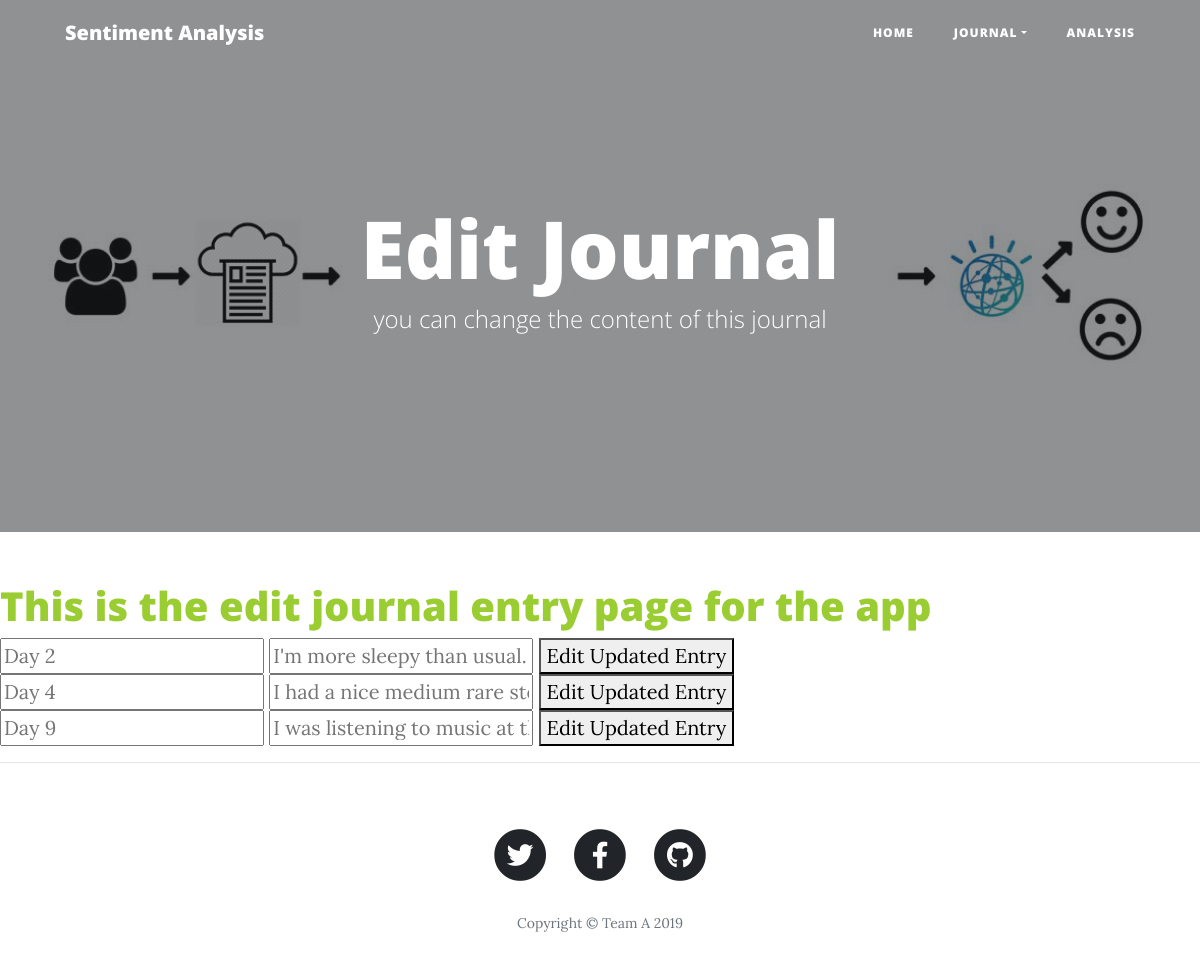
Page /edit/1 on the earlier database version.
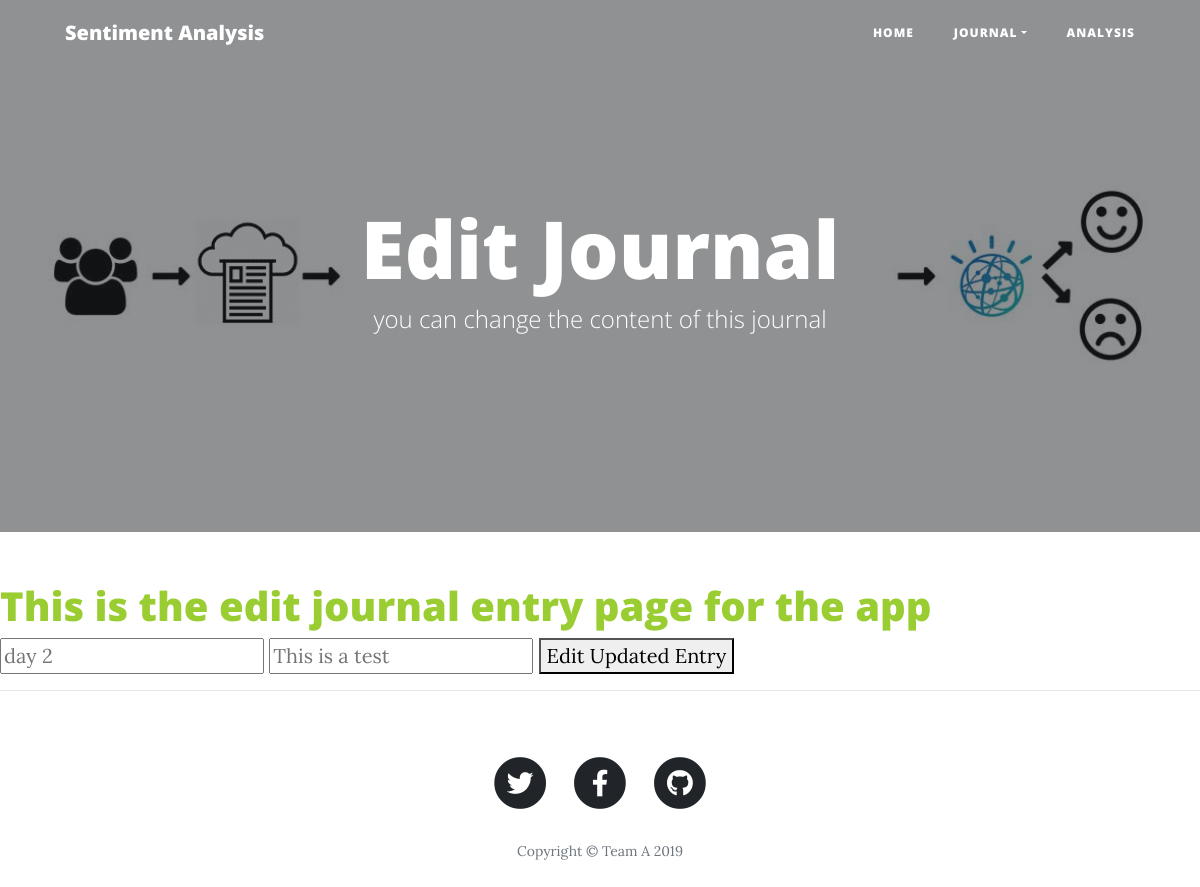
Same page on the later database version.
### app/main/models.py (models this page shows)
class JournalEntry(db.Model):
    __tablename__ = "JournalEntry"
    EntryID = db.Column(db.Integer, primary_key=True, nullable = False, autoincrement = True)
    EntryTitle = db.Column(db.String)
    EntryText = db.Column(db.String)
    Date_Time = db.Column(db.DateTime)
    EntryEmotion = db.Column(db.String)
    J_ID = db.Column(db.Integer, db.ForeignKey('Journal.JournalID'), nullable = False)

### app/main/routes.py (the view)
@bp.route('/edit/<int:EntryID>', methods = ['GET', 'POST', 'PUT'])
def edit(EntryID):
    entry = JournalEntry.query.get(EntryID)
    entries = JournalEntry.query.all()
    if (request.method == "POST"):
        entry.EntryTitle = request.form.get("newtitle")
        entry.EntryText = request.form.get("newtext")
        return render_template('journal.html', entries = entries)
    return render_template('edit.html' , entries = entries)

### app/main/templates/edit.html (shortened to what this page needs)
{% extends 'base.html' %}
{% block header %}
      <header class="masthead" style="background-image: url('/static/img/index-b.jpg')">
    <div class="overlay"></div>
    <div class="container">
      <div class="row">
        <div class="col-lg-8 col-md-10 mx-auto">
          <div class="site-heading">
            <h1>Edit Journal</h1>
            <span class="subheading">you can change the content of this journal</span>
          </div>
        </div>
      </div>
    </div>
  </header>
{% endblock %}
        {% block content%}
        <h1 style= "color:yellowgreen;">This is the edit journal entry page for the app</h1>
        {% for entry in entries %}
        <div class="journal-entry">
            <form action="{{url_for('main.edit' , EntryID = entry.EntryID )}}" method="post">
              <input type="text" name="newtitle" placeholder="{{entry.EntryTitle}}">
              <input type="text" name="newtext" placeholder="{{entry.EntryText}}">
              <button type="submit"> Edit Updated Entry </button>
            </form>
        </div>
        {% endfor %}
        {% endblock %}

Differences in the rows shown:
removed JournalEntry: newtitle "Day 2", newtext "I'm more sleepy than usual. I'm having a harder time getting out of bed."
removed JournalEntry: newtitle "Day 4", newtext "I had a nice medium rare steak last night with the love of my life. We had a wonderful time."
removed JournalEntry: newtitle "Day 9", newtext "I was listening to music at the graveyard where we buried my pet dog. I miss him every day."
added JournalEntry: newtitle "day 2", newtext "This is a test"
